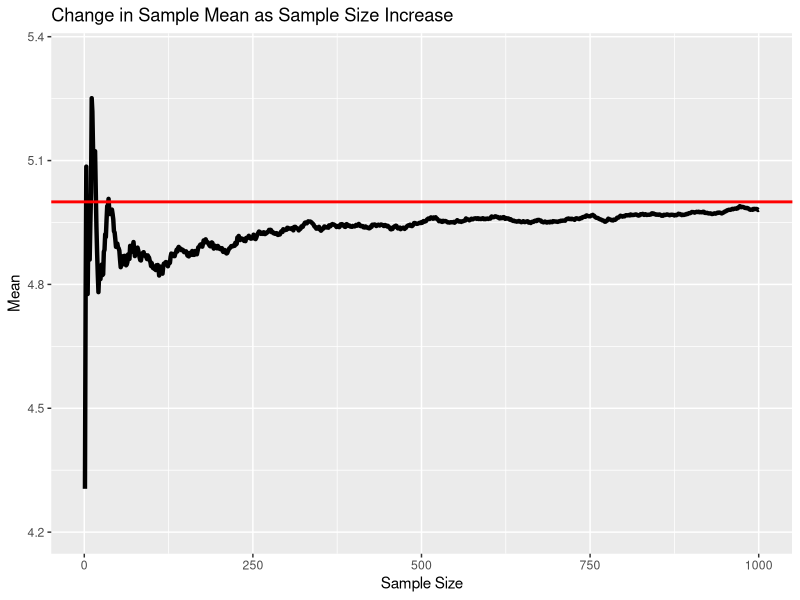

The R source for this figure:
lambda=0.2

#thousand simulation, 40 exponentials

#given that lambda is 0.2, the expected mu=5 and sd=5

library(ggplot2)

##for means

exp<-c()
for (i in 1:1000){
  exp<-rbind(exp,rexp(40,0.2))
}

mns<-c()
for (i in 1:1000) {
  mns[i]<-mean(exp[i,])
}
means<-cumsum(mns[1:1000])/(1:1000) ## cumulative means. how the mean changes as the sample size increases

g_m<-ggplot(data.frame(x=1:1000, y=means), aes(x=x, y=y))+geom_line(size=1.5)
g_m<-g_m+ylim(min(means)-0.1,max(means)+0.1)+geom_hline(yintercept=5, size=1, color="red")
g_m<-g_m+labs(title="Change in Sample Mean as Sample Size Increase", x="Sample Size", y="Mean")

means[1000]

##for var

#sample var=sigma^2/n 

